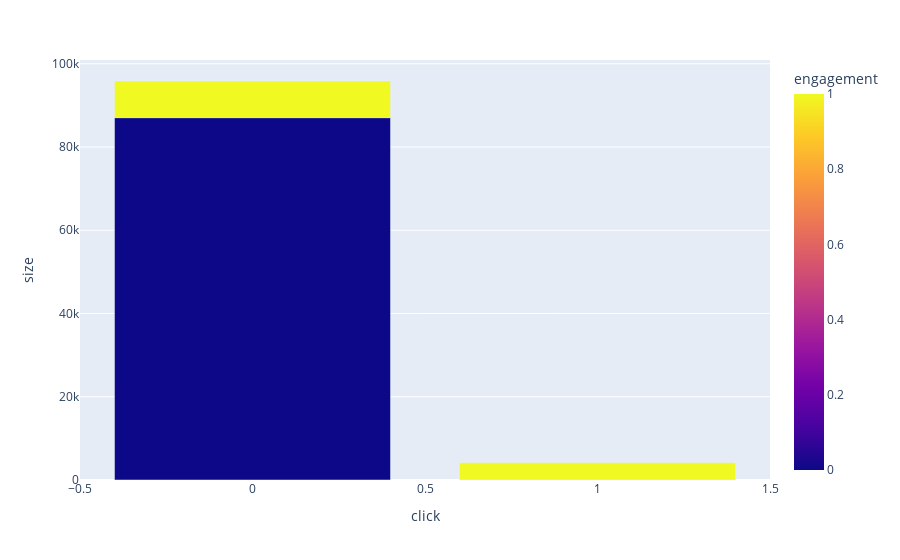

Notebook code cell kept with this figure:
### Code cell
counts=data.groupby(["click","engagement"],as_index=False).size()
fig = px.bar(counts,x="click",y="size",color="engagement")
fig.show()

### Figure 1 — Plotly figure (JSON) as saved in the notebook; plotly's stock layout.template omitted (floating-point values rounded to 4 significant figures)
{"data": [{"alignmentgroup": "True", "hovertemplate": "click=%{x}<br>size=%{y}<br>engagement=%{marker.color}<extra></extra>", "legendgroup": "", "marker": {"color": [0, 1, 0, 1], "coloraxis": "coloraxis", "pattern": {"shape": ""}}, "name": "", "offsetgroup": "", "orientation": "v", "showlegend": false, "textposition": "auto", "type": "bar", "x": [0, 0, 1, 1], "xaxis": "x", "y": [87064, 8803, 18, 4115], "yaxis": "y"}], "layout": {"barmode": "relative", "coloraxis": {"colorbar": {"title": {"text": "engagement"}}, "colorscale": [[0, "#0d0887"], [0.1111, "#46039f"], [0.2222, "#7201a8"], [0.3333, "#9c179e"], [0.4444, "#bd3786"], [0.5556, "#d8576b"], [0.6667, "#ed7953"], [0.7778, "#fb9f3a"], [0.8889, "#fdca26"], [1, "#f0f921"]]}, "legend": {"tracegroupgap": 0}, "margin": {"t": 60}, "xaxis": {"anchor": "y", "domain": [0, 1], "title": {"text": "click"}}, "yaxis": {"anchor": "x", "domain": [0, 1], "title": {"text": "size"}}}}
